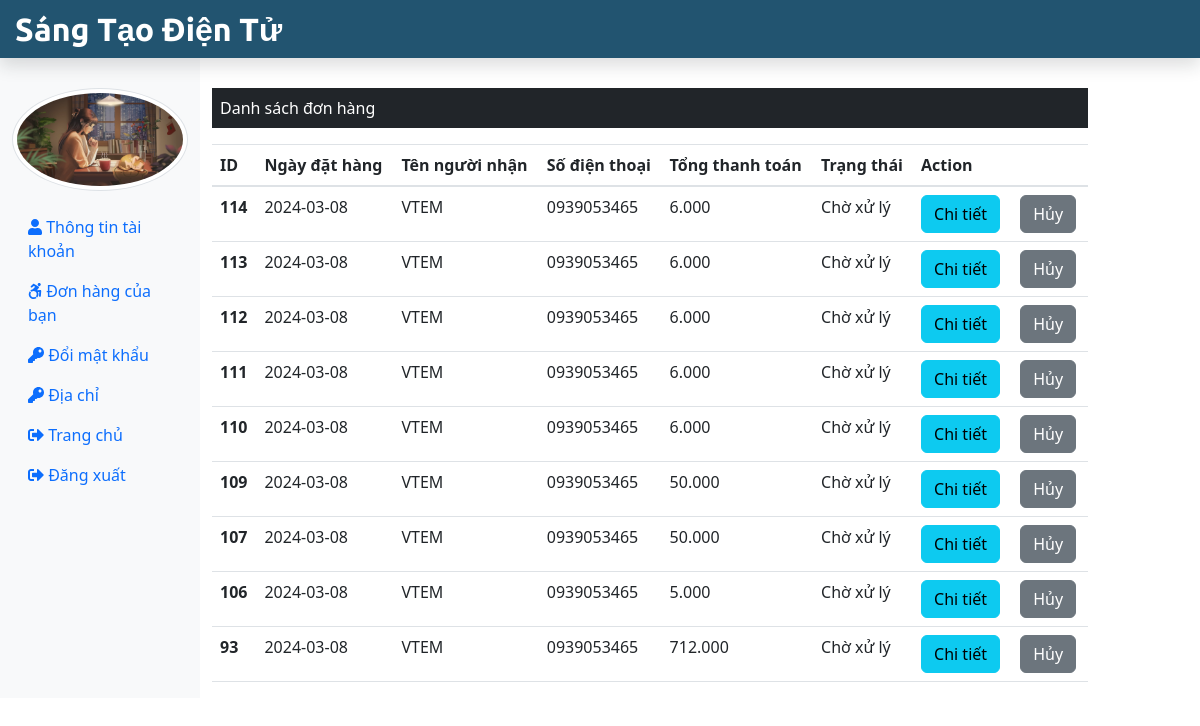
Screenshot of /Customer/myOrders.php (signed in) with the database file from the repository.
### tables this page shows
CREATE TABLE `nguoimua` (
  `nm_id` int(11) NOT NULL,
  `nm_ten` varchar(50) NOT NULL,
  `nm_email` varchar(50) NOT NULL,
  `nm_matKhau` varchar(50) NOT NULL,
  `nm_sdt` char(10) NOT NULL,
  `nm_hinhAnh` text NOT NULL,
  `nm_trangThai` tinyint(1) NOT NULL
);

CREATE TABLE `donhang` (
  `dh_id` int(11) NOT NULL,
  `tt_id` int(11) NOT NULL,
  `dh_soLuong` int(11) NOT NULL,
  `dh_tongThanhToan` int(11) NOT NULL,
  `dh_ngayDat` date NOT NULL,
  `dh_ghiChu` varchar(50) NOT NULL,
  `nm_id` int(11) NOT NULL,
  `dh_pttt` tinyint(4) NOT NULL DEFAULT 1
);

CREATE TABLE `trangthai` (
  `tt_id` int(11) NOT NULL,
  `tt_ten` varchar(20) NOT NULL
);

### admin/format.php (called while the page is built)
<?php
    function format_curency($n=0){
       $n=(string)$n;
       $n=strrev($n);
       $res='';
       for($i=0; $i<strlen($n); $i++){
        if($i%3 == 0 && $i != 0){
            $res.='.';
        }
        $res.=$n[$i];
       }
       $res=strrev($res);
       return $res;
    }
?>

### Customer/myOrders.php (the view, shortened to what this page needs)
<?php
include('./cusInclude/header.php');
include_once('../dbConnection.php');
include('../admin/format.php');
if (isset($_SESSION['is_login'])) {
    $stuEmail = $_SESSION['userLogEmail'];
} else {
    echo "<script> location.href='../index.php'; </script>";
}
?>
<div class="col-sm-9 mt-5">
    <p class="bg-dark text-white p-2">Danh sách đơn hàng</p>
    <table class="table">
        <thead>
            <tr>
                <th scope="col">ID</th>
                <th scope="col">Ngày đặt hàng</th>
                <th scope="col">Tên người nhận</th>
                <th scope="col">Số điện thoại</th>
                <th scope="col">Tổng thanh toán</th>
                <th scope="col">Trạng thái</th>
                <th scope="col">Action</th>
            </tr>
        </thead>
       <tbody>
        <?php
            $sql = "SELECT nm_id FROM nguoimua
                    WHERE nm_email = '".$stuEmail."'";
            $result = $conn->query($sql);
            $row = $result-> fetch_assoc();
            $nm_id = $row['nm_id'];
            $sql = "SELECT * FROM donHang AS dh JOIN trangThai AS tt JOIN nguoiMua AS nm
                    WHERE dh.tt_id = tt.tt_id AND '".$nm_id."' = dh.nm_id AND '".$nm_id."' = nm.nm_id
                    ORDER BY dh.dh_id DESC";
            $result = $conn->query($sql);
                if($result -> num_rows > 0) {
        ?>
            <?php while($row = $result -> fetch_assoc()){
            echo '<tr>';
            echo '<th scope="row">'.$row["dh_id"].'</th>';
            echo '<td>'.$row["dh_ngayDat"].'</td>';
            echo '<td>'.$row["nm_ten"].'</td>';
            echo '<td>'.$row["nm_sdt"].'</td>';
            echo '<td>'.format_curency($row["dh_tongThanhToan"]).'</td>';
            echo '<td>'.$row["tt_ten"].'&nbsp';
            echo '</td>
                <td>';
            echo '
                <form action="chiTietDonHang.php" method="POST" class="d-inline">
                    <input type="hidden" name="id" value='.$row["dh_id"].'>
                    <button type="submit" class="btn btn-info mr-3" name="view" value="View">
                            Chi tiết
                    </button>
                </form>
                <form method="POST" class="d-inline">
                    <input type="hidden" name="id" value='.$row["dh_id"].'>
                    <button type="submit" class="btn btn-secondary" name="cancel" value="cancel">
                        Hủy
                    </button>
                </form>
            </td>
        </tr>';
            } ?>
        </tbody>
    </table>
    <?php }
    else{
        echo "0 Result";
    }
    ?>
</div>
</div>
</div>
<?php
include("./cusInclude/footer.php");
?>

### Customer/cusInclude/header.php (shortened to what this page needs)
<?php
include_once('../dbConnection.php');
if (isset($_SESSION['is_login'])) {
    $userLogEmail = $_SESSION['userLogEmail'];
}
if (isset($userLogEmail)) {
    $sql = "SELECT nm_hinhAnh FROM nguoimua WHERE nm_email = '$userLogEmail'";
    $result = $conn->query($sql);
    $row = $result->fetch_assoc();
    $stu_img = $row['nm_hinhAnh'];
}
?>
<!DOCTYPE html>
<html lang="en">
<head>
    <link rel="stylesheet" href="../css/bootstrap.min.css">
    <link rel="stylesheet" href="./css/bootstrap_thang.min.css">
    <link rel="stylesheet" href="../css/all.min.css">
    <link rel="stylesheet" href="../css/adminstyle.css">
</head>
<body>
    <nav class="navbar navbar-dark fixed-top flex-md-nowrap p-0 shadow" style="background-color: #225470;">
        <a class="navbar-brand col-sm-3 col-md-2 mr-0" href="../index.php">Sáng Tạo Điện Tử</a>
    </nav>
    <div class="container-fluid mb-5 " style="margin-top:40px;">
        <div class="row">
            <nav class="col-sm-2 bg-light sidebar py-5 d-print-none">
                <div class="sidebar-sticky">
                    <ul class="nav flex-column">
                        <li class="nav-item mb-3">
                            <img src="<?php echo $stu_img ?>" alt="studentimage" class="img-thumbnail rounded-circle">
                        </li>
                        <li class="nav-item">
                            <a class="nav-link <?php if (PAGE == 'profile') {
                                                    echo 'active';
                                                } ?>" href="thongTinNguoiMua.php">
                                <i class="fas fa-user"></i>
                                Thông tin tài khoản <span class="sr-only">(current)</span>
                            </a>
                        </li>
                        <li class="nav-item">
                            <a class="nav-link <?php if (PAGE == 'myorder') {
                                                    echo 'active';
                                                } ?>" href="myOrders.php">
                                <i class="fab fa-accessible-icon"></i>
                                Đơn hàng của bạn
                            </a>
                        </li>
                        <li class="nav-item">
                            <a class="nav-link <?php if (PAGE == 'studentChangePass') {
                                                    echo 'active';
                                                } ?>" href="doiMatKhauNguoiMua.php">
                                <i class="fas fa-key"></i>
                                Đổi mật khẩu
                            </a>
                        </li>
                        <li class="nav-item">
                            <a class="nav-link <?php if (PAGE == 'studentAddress') {
                                                    echo 'active';
                                                } ?>" href="diaChiNguoiMua.php">
                                <i class="fas fa-key"></i>
                                Địa chỉ
                            </a>
                        </li>
                        <li class="nav-item">
                            <a class="nav-link" href="../index.php">
                                <i class="fas fa-sign-out-alt"></i>
                                Trang chủ
                            </a>
                        </li>
                        <li class="nav-item">
                            <a class="nav-link" href="../logout.php">
                                <i class="fas fa-sign-out-alt"></i>
                                Đăng xuất
                            </a>
                        </li>
                    </ul>
                </div>
            </nav>

### Customer/cusInclude/footer.php (shortened to what this page needs)
</body>
</html>

### css/adminstyle.css (style rules this page uses)
.navbar-brand { font-family: "Ubuntu", sans-serif; font-size: 2em; font-weight: bold; color: #fff; }

### rows the page displays
nguoimua: nm_hinhAnh (picture)
donhang: dh_id "114", dh_ngayDat "2024-03-08", nm.nm_ten "VTEM", nm.nm_sdt "0939053465", dh_tongThanhToan "6.000", tt.tt_ten "Chờ xử lý"
donhang: dh_id "113", dh_ngayDat "2024-03-08", nm.nm_ten "VTEM", nm.nm_sdt "0939053465", dh_tongThanhToan "6.000", tt.tt_ten "Chờ xử lý"
donhang: dh_id "112", dh_ngayDat "2024-03-08", nm.nm_ten "VTEM", nm.nm_sdt "0939053465", dh_tongThanhToan "6.000", tt.tt_ten "Chờ xử lý"
donhang: dh_id "111", dh_ngayDat "2024-03-08", nm.nm_ten "VTEM", nm.nm_sdt "0939053465", dh_tongThanhToan "6.000", tt.tt_ten "Chờ xử lý"
donhang: dh_id "110", dh_ngayDat "2024-03-08", nm.nm_ten "VTEM", nm.nm_sdt "0939053465", dh_tongThanhToan "6.000", tt.tt_ten "Chờ xử lý"
donhang: dh_id "109", dh_ngayDat "2024-03-08", nm.nm_ten "VTEM", nm.nm_sdt "0939053465", dh_tongThanhToan "50.000", tt.tt_ten "Chờ xử lý"
donhang: dh_id "107", dh_ngayDat "2024-03-08", nm.nm_ten "VTEM", nm.nm_sdt "0939053465", dh_tongThanhToan "50.000", tt.tt_ten "Chờ xử lý"
donhang: dh_id "106", dh_ngayDat "2024-03-08", nm.nm_ten "VTEM", nm.nm_sdt "0939053465", dh_tongThanhToan "5.000", tt.tt_ten "Chờ xử lý"
donhang: dh_id "93", dh_ngayDat "2024-03-08", nm.nm_ten "VTEM", nm.nm_sdt "0939053465", dh_tongThanhToan "712.000", tt.tt_ten "Chờ xử lý"
